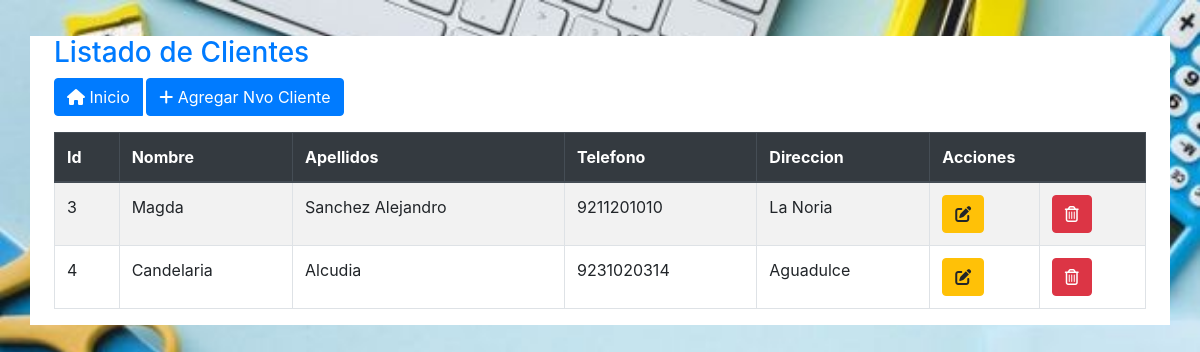
The app's page /clientes/index.php with its own data.
### tables this page shows
CREATE TABLE `cliente` (
  `idcliente` int NOT NULL AUTO_INCREMENT,
  `nombre` varchar(50) NOT NULL,
  `apellidos` varchar(50) NOT NULL,
  `telefono` varchar(10) NOT NULL,
  `direccion` varchar(100) NOT NULL,
  PRIMARY KEY (`idcliente`)
);

### Empleados/clases/conectar.php (called while the page is built)
<?php
	class conectar
	{
		private $cn;
		public function conectar(){
			$this->cn=new mysqli('localhost','root','1234','Marsys');
        	return $this->cn;
		}
		public function setNames(){
			return $this->cn->query("SET NAMES 'utf8'");
		}
	}
 ?>

### clientes/clientes.php (called while the page is built, shortened)
<?php
require_once("../Empleados/clases/conectar.php");
class clientes extends conectar
{
  private $db;
  public function __construct()
  {
    $this->db = parent::conectar();
  }
  public function getDatos()
  {
    $sql = "select * from cliente;";
    $datos = $this->db->query($sql);
    $arreglo = array();
    while ($reg = $datos->fetch_object()) {
      $arreglo[] = $reg;
    }
    return $arreglo;
  }
}

### clientes/index.php (the view, shortened to what this page needs)
<?php
require_once("clientes.php");
$cliente = new clientes();
$u = $cliente->getDatos();
?>
<!DOCTYPE html>
<html>
<head>
	<link rel="stylesheet" href="https://cdnjs.cloudflare.com/ajax/libs/font-awesome/6.3.0/css/all.min.css" />
	<link rel="stylesheet" type="text/css" href="../bootstrap5/css/magda.css">
	<link rel="stylesheet" type="text/css" href="../bootstrap5/css/styles.css">
	<link href="../bootstrap5/css/dataTables.bootstrap4.min.css" rel="stylesheet" />
</head>
<body>
	<div class="container ">
		<div class="panel panel-primary">
			<div class="panel-heading">
		<h3>Listado de Clientes</h3>
			</div>
			<div class="panel-body">
				<div class="form-group input-group">
					<div class="input-group-prepend">
						<a href="../paneladmin.php" class="btn btn-primary"><i class="fa-solid fa-house"></i> Inicio</a>
					</div>
					<div class="input-group-prepend">
						<span>&nbsp;</span>
						<span><a href="agregar.php" class="btn btn-primary"><i class="fa-solid fa-plus"></i> Agregar Nvo Cliente</a>
						</span>
					</div>
				</div>
				<div class="table-responsive">
					<table class="table table-striped table-bordered" id="tbl">
						<thead class="thead-dark">
							<tr class="info">
								<th>Id</th>
								<th>Nombre</th>
								<th>Apellidos</th>
								<th>Telefono</th>
								<th>Direccion</th>
								<th colspan="2">Acciones</th>
							</tr>
						</thead>
						<tbody>
							<?php
							foreach ($u as $dato) {
							?>
								<tr>
									<td><?php echo $dato->idcliente ?></td>
									<td><?php echo $dato->nombre ?></td>
									<td><?php echo $dato->apellidos ?></td>
									<td><?php echo $dato->telefono ?></td>
									<td><?php echo $dato->direccion ?></td>
									<td>
										<a href="editar.php?id=<?php echo $dato->idcliente ?>"><button class="btn btn-warning"><i class="fas fa-edit"></i></button></a>
									</td>
									<td>
										<a href="javascript:void(0);" onclick="eliminar('eliminar.php?id=<?php echo $dato->idcliente ?>');"><button class="btn btn-danger"><i class="far fa-trash-alt"></i></span></button></a>
									</td>
								</tr>
							<?php
							}
							?>
						</tbody>
					</table>
				</div>
			</div>
		</div>
	</div>
</body>
</html>

### records on screen
cliente: idcliente "3", nombre "Magda", apellidos "Sanchez Alejandro", telefono "9211201010", direccion "La Noria"
cliente: idcliente "4", nombre "Candelaria", apellidos "Alcudia", telefono "9231020314", direccion "Aguadulce"
